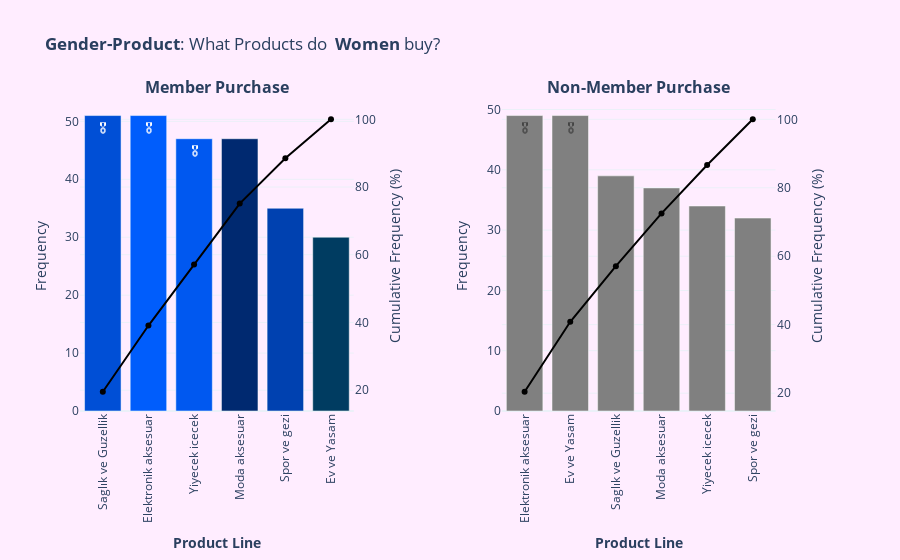

Notebook code cell kept with this figure:
### Markdown cell above
Gender Membership: Combing both feature, what gender availed the most of our membership offers? Membership can either mean customer loyalty for some businessmen. It can show how customers are interested in buying future products from your store. Retaining loyal customers are beneficial for your business in the long-run as it can help predict future sales.

The figure below shows that majority of the women availed for membership. While on the other hand male customers has the majority for non-members.

### Code cell
# Query

female_member_product = mod.query('gender == "Female" & customer_type == "Member"')
female_normal_product = mod.query('gender == "Female" & customer_type == "Normal"')

# Count

f_m_product_line = female_member_product.product_line.unique()
f_m_product_counts = female_member_product.product_line.value_counts()
f_n_product_line = female_normal_product.product_line.unique()
f_n_product_counts = female_normal_product.product_line.value_counts()

# Percentage

cumulative_pv = female_member_product.product_line.value_counts(normalize = True).cumsum()*100
cumulative_pv_norm = female_normal_product.product_line.value_counts(normalize = True).cumsum()*100

# Create subplot

fig = make_subplots(rows = 1, cols = 2, specs=[[{"secondary_y": True}, {"secondary_y": True}]],
                   subplot_titles = ("<b>Member Purchase</b>", "<b>Non-Member Purchase</b>"))

# Male-Member Traces

fig.add_trace(go.Bar(
    x = f_m_product_line,
    y = f_m_product_counts,
    name = 'Member-Purchase',
    marker_color = blue_shades,
    text = ['🎖', '🎖', '🎖'],
), row = 1, col = 1, secondary_y = False)

fig.add_trace(go.Scatter(
    x = f_m_product_line,
    y = cumulative_pv,
    name = 'Cumulative Percentage',
    marker_color = 'black'#'yellow'
), row = 1, col = 1, secondary_y = True)

# Male-Normal Traces

fig.add_trace(go.Bar(
    x = f_n_product_line,
    y = f_n_product_counts,
    name = 'Non-Member-Purchase',
    marker_color = 'gray',#green_shades,
    text = ['🎖', '🎖'],
), row = 1, col = 2, secondary_y = False)

fig.add_trace(go.Scatter(
    x = f_n_product_line,
    y = cumulative_pv_norm,
    name = 'Cumulative Percentage',
    marker_color = 'black'#'yellow'
), row = 1, col = 2, secondary_y = True)


fig.update_xaxes(title_text = '<b>Product Line</b>')
fig.update_yaxes(title_text = 'Frequency', secondary_y = False)
fig.update_yaxes(title_text = 'Cumulative Frequency (%)', secondary_y = True)
fig.update_layout(title = '<b>Gender-Product</b>: What Products do <b> Women</b> buy?',
                  xaxis=dict(tickangle = -90), xaxis2 = dict(tickangle = -90), 
                  paper_bgcolor = '#FFEDFF',
                  plot_bgcolor = '#FFEDFF',
                  showlegend = False
)
fig.show()

### Figure 1 — Plotly figure (JSON) as saved in the notebook; plotly's stock layout.template omitted (floating-point values rounded to 4 significant figures)
{"data": [{"marker": {"color": ["#004FD6", "#005DFC", "#0058F0", "#002970", "#0041B0", "#003C61"]}, "name": "Member-Purchase", "text": ["🎖", "🎖", "🎖"], "type": "bar", "x": ["Saglık ve Guzellik", "Elektronik aksesuar", "Yiyecek icecek", "Moda aksesuar", "Spor ve gezi", "Ev ve Yasam"], "xaxis": "x", "y": [51, 51, 47, 47, 35, 30], "yaxis": "y"}, {"marker": {"color": "black"}, "name": "Cumulative Percentage", "type": "scatter", "x": ["Saglık ve Guzellik", "Elektronik aksesuar", "Yiyecek icecek", "Moda aksesuar", "Spor ve gezi", "Ev ve Yasam"], "xaxis": "x", "y": [19.54, 39.08, 57.09, 75.1, 88.51, 100], "yaxis": "y2"}, {"marker": {"color": "gray"}, "name": "Non-Member-Purchase", "text": ["🎖", "🎖"], "type": "bar", "x": ["Elektronik aksesuar", "Ev ve Yasam", "Saglık ve Guzellik", "Moda aksesuar", "Yiyecek icecek", "Spor ve gezi"], "xaxis": "x2", "y": [49, 49, 39, 37, 34, 32], "yaxis": "y3"}, {"marker": {"color": "black"}, "name": "Cumulative Percentage", "type": "scatter", "x": ["Elektronik aksesuar", "Ev ve Yasam", "Saglık ve Guzellik", "Moda aksesuar", "Yiyecek icecek", "Spor ve gezi"], "xaxis": "x2", "y": [20.42, 40.83, 57.08, 72.5, 86.67, 100], "yaxis": "y4"}], "layout": {"annotations": [{"font": {"size": 16}, "showarrow": false, "text": "<b>Member Purchase</b>", "x": 0.185, "xanchor": "center", "xref": "paper", "y": 1, "yanchor": "bottom", "yref": "paper"}, {"font": {"size": 16}, "showarrow": false, "text": "<b>Non-Member Purchase</b>", "x": 0.755, "xanchor": "center", "xref": "paper", "y": 1, "yanchor": "bottom", "yref": "paper"}], "paper_bgcolor": "#FFEDFF", "plot_bgcolor": "#FFEDFF", "showlegend": false, "title": {"text": "<b>Gender-Product</b>: What Products do <b> Women</b> buy?"}, "xaxis": {"anchor": "y", "domain": [0, 0.37], "tickangle": -90, "title": {"text": "<b>Product Line</b>"}}, "xaxis2": {"anchor": "y3", "domain": [0.57, 0.94], "tickangle": -90, "title": {"text": "<b>Product Line</b>"}}, "yaxis": {"anchor": "x", "domain": [0, 1], "title": {"text": "Frequency"}}, "yaxis2": {"anchor": "x", "overlaying": "y", "side": "right", "title": {"text": "Cumulative Frequency (%)"}}, "yaxis3": {"anchor": "x2", "domain": [0, 1], "title": {"text": "Frequency"}}, "yaxis4": {"anchor": "x2", "overlaying": "y3", "side": "right", "title": {"text": "Cumulative Frequency (%)"}}}}
